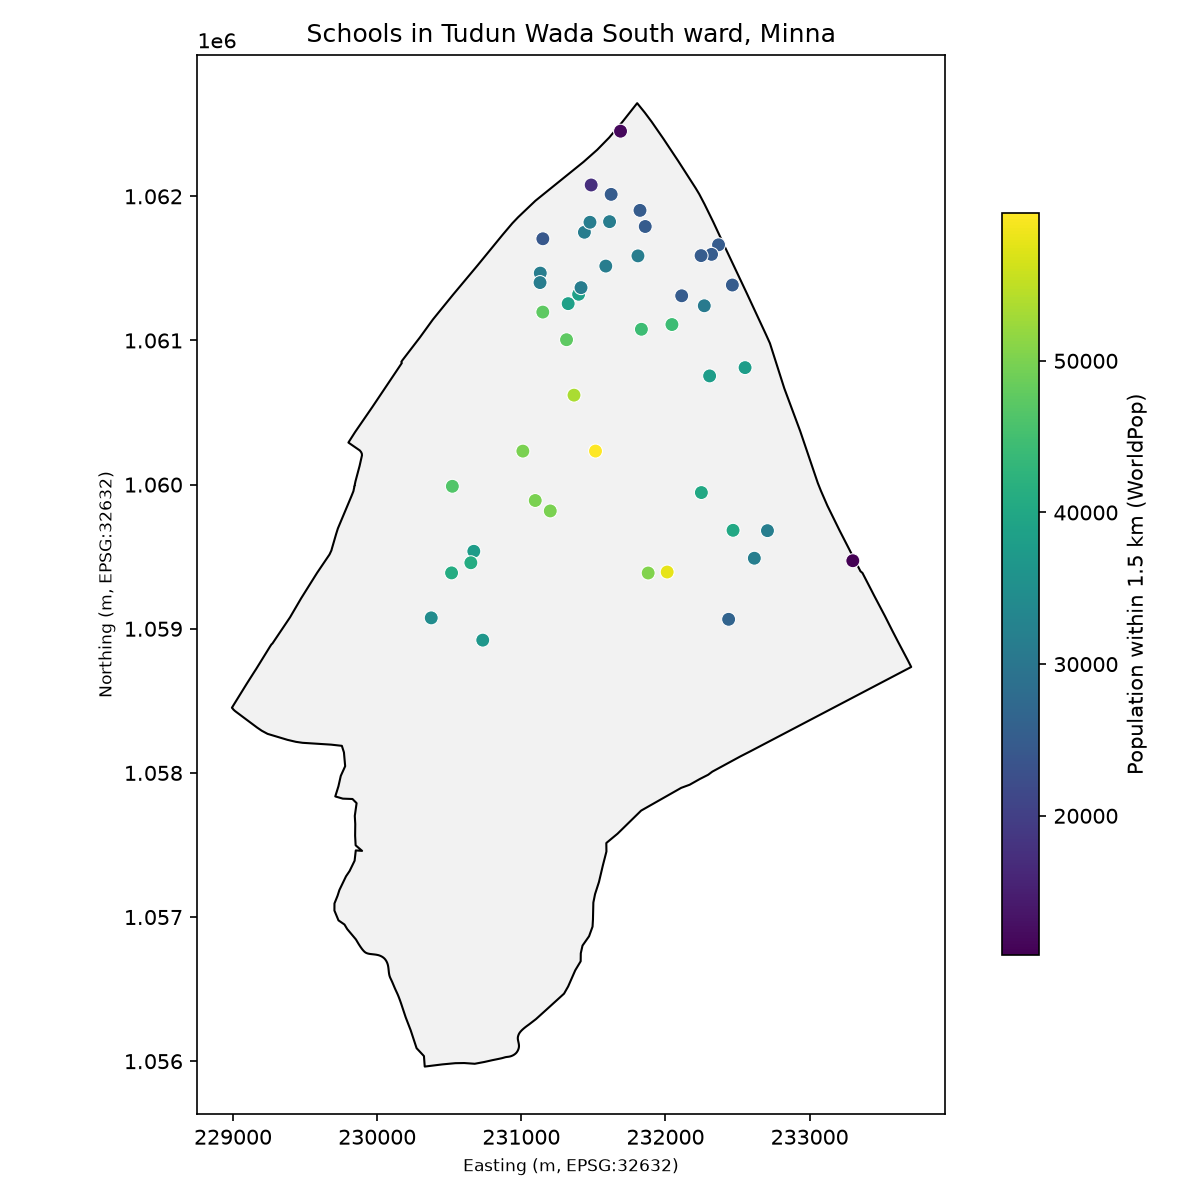

The script that saved this image:
import pandas as pd
import geopandas as gpd
import matplotlib.pyplot as plt

schools_path = "processed/schools_32632.gpkg"
ward_path = "processed/study_area_32632.gpkg"

schools = gpd.read_file(schools_path, layer=gpd.list_layers(schools_path)["name"].iloc[0])
ward = gpd.read_file(ward_path, layer=gpd.list_layers(ward_path)["name"].iloc[0])

table = pd.read_csv(
    "mydata.csv",
    encoding="utf-8-sig",
    usecols=["uniq_id", "pop_sum"],
    dtype={"uniq_id": str},
)
schools["uniq_id"] = schools["uniq_id"].astype(str)
schools = schools.merge(table, on="uniq_id", how="left")
print("Schools with population:", schools["pop_sum"].notna().sum(), "of", len(schools))
print("CRS match:", schools.crs == ward.crs)

fig, ax = plt.subplots(figsize=(8, 8))
ward.plot(ax=ax, color="#f2f2f2", edgecolor="black", linewidth=1)
schools.plot(
    ax=ax,
    column="pop_sum",
    cmap="viridis",
    markersize=45,
    edgecolor="white",
    linewidth=0.5,
    legend=True,
    legend_kwds={"label": "Population within 1.5 km (WorldPop)", "shrink": 0.7},
)
ax.set_title("Schools in Tudun Wada South ward, Minna")
ax.set_xlabel("Easting (m, EPSG:32632)")
ax.set_ylabel("Northing (m, EPSG:32632)")
plt.tight_layout()
plt.savefig("month-03/week-10/my_map.png", dpi=150)
print("Map saved: month-03/week-10/my_map.png")
